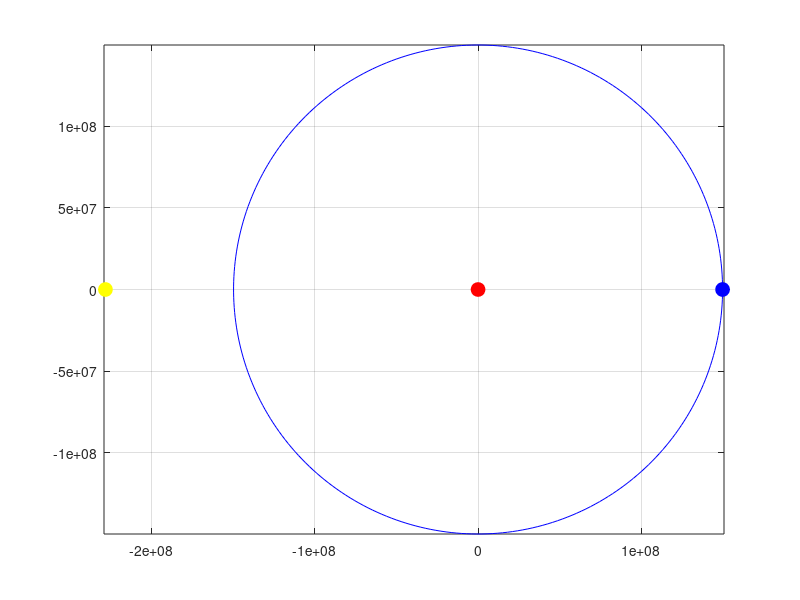

Recreate this plot in MATLAB. (Note: this script raises an error after producing the figure.)
function[f] = HohmannPlot

rE    = 149.6e6; 
rM    = 1.524*149.6e6;
muE   = 398600.44;
muM   = 42828;
muS   = 1.327e11; 
radE  = 6378.14;
radM  = 3389.90;

thx = linspace(0,2*pi,300);
plot(0,0,'ro','markersize',10,'MarkerFaceColor',[1,0,0]), hold on, axis equal, grid on
plot(rE,0,'bo','markersize',10,'MarkerFaceColor',[0,0,1])
plot(-rM,0,'yo','markersize',10,'MarkerFaceColor',[1,1,0])
plot(rE*cos(thx),rE*sin(thx),'b');
plot(rM*cos(thx),rM*sin(thx),'b','LineStyle','- -');


aT = 0.5*(rE+rM);
eT = abs(rE-rM)/(rE+rM);
nT = sqrt(muS/aT^3);
TT = 2*pi/nT;
t = 0:100:TT;
thT = TrueAnomFromTime(t,aT,eT,muS,0);
%M = [cos(th1s), -sin(th1s), 0; sin(th1s), cos(th1s), 0; 0 0 1];
[rT,xT,yT] = PerifocalOrbit( aT, eT, thT );
rrT = [xT; yT; 0*rT];
plot(rrT(1,:),rrT(2,:),'m')
legend('Sun','Earth','Mars','Earth orbit','Mars orbit','Transfer orbit')